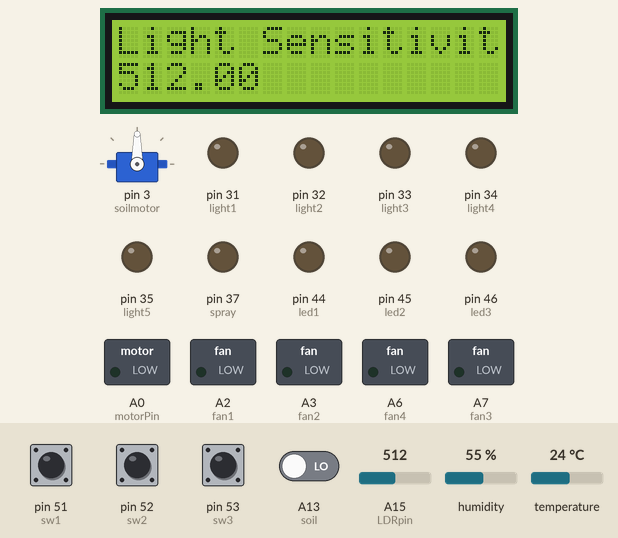
Simulated run of this sketch. Board: Arduino Mega 2560, built with avr-gcc and run on an emulated ATmega2560. Parts: 16×2 character LCD, servo, switched loads named in the sketch (green lamp = pin HIGH), output pins drawn as LEDs (lit = HIGH). The test bench sets the inputs (shaded band); at power-on: A13 (soil), pin 51 (sw1), pin 52 (sw2), pin 53 (sw3) LOW, humidity 55 %, A15 (LDRpin) = 512, temperature 24 °C.

Above: at 1.2 s.
1.3 s: humidity set to 51 %
At 3.8 s:
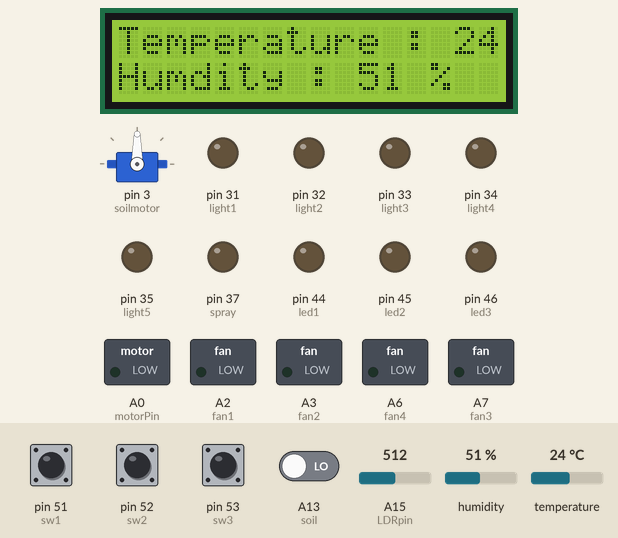
13.6 s: humidity set to 48 %
At 21.47 s:
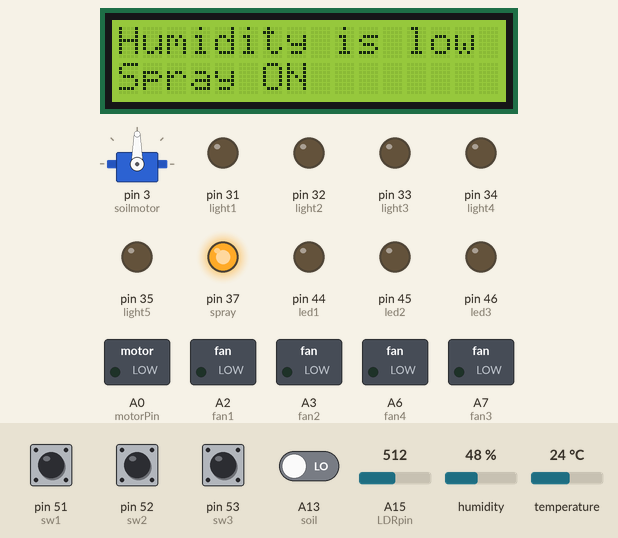
22.7 s: A15 (LDRpin) set to 484
At 35.1 s:
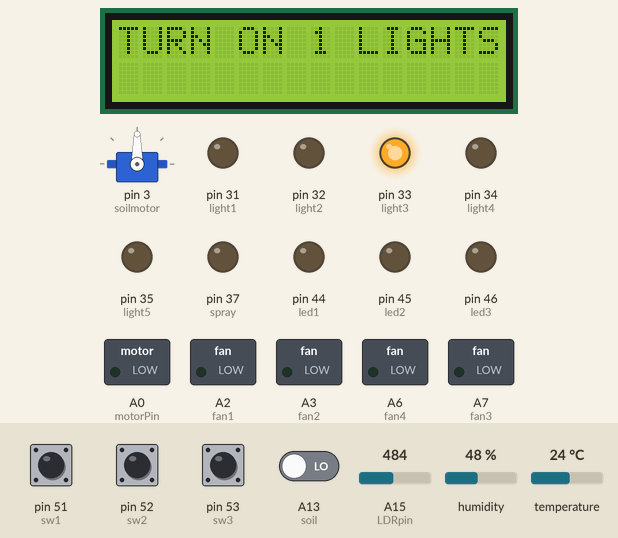
36.0 s: A13 (soil) driven HIGH
At 46.01 s:
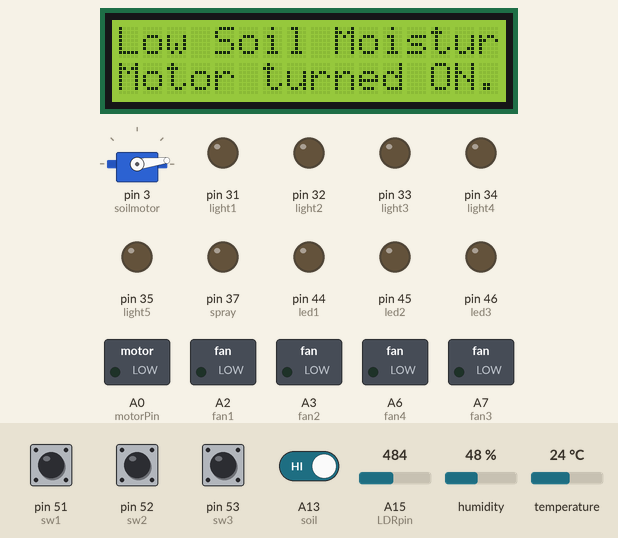
48.2 s: temperature set to 41 °C
57.2 s: temperature set to 38 °C
At 64.2 s:
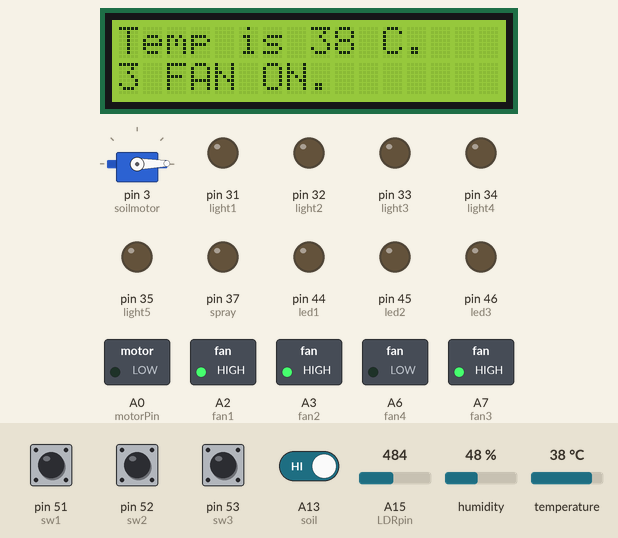
Timing chart, 0 to 65.7 s (numbered marks = the images above; inputs shaded):
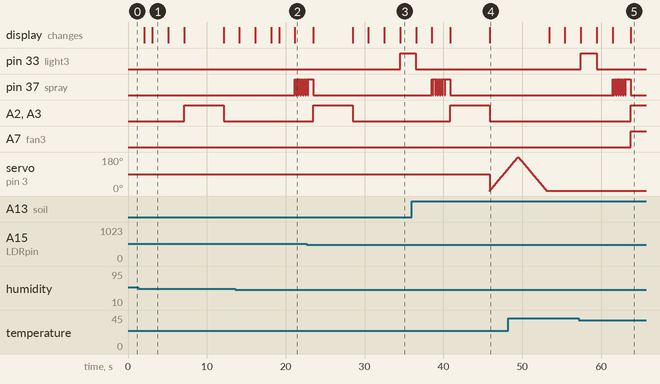

The sketch:

greenhousemonitor.ino
```cpp
#define LDRpin A15
#define light1 31
#define light2 32
#define light3 33
#define light4 34
#define light5 35

#define dhtpin A14
#define spray 37
#define blinkingtime 6
#define fan1 A2
#define fan2 A3
#define fan3 A7
#define fan4 A6

#define soilmotor 3
#define soil A13

#define sw1 51
#define sw2 52
#define sw3 53
#define led1 44
#define led2 45
#define led3 46


#include <LiquidCrystal.h>
#include <dht11.h>
#include <Servo.h>

//LCD
const int rs = 13, en = 12, d4 = 11, d5 = 10, d6 = 9, d7 = 8;
LiquidCrystal lcd(rs, en, d4, d5, d6, d7);

//LDR
int ldr = LDRpin;
float valueldr=0;

//WaterLevel
int motorPin= A0;
int x, y,z;

//DHT11
dht11 dht;
Servo soilservo;

int Fan1 = fan1;
int Fan2 = fan2;
int Fan3 = fan3;
int Fan4 = fan4;
int F1,F2,F3,F4 ;

void setup()
{
 Serial.begin(9600);
 //LCD
 lcd.begin(16, 2);
 lcd.setCursor(0, 1);
 lcd.clear();

 //LDR BULB
  pinMode(light1, OUTPUT);
  pinMode(light2, OUTPUT);
  pinMode(light3, OUTPUT);
  pinMode(light4, OUTPUT);
  pinMode(light5, OUTPUT);
  digitalWrite(light1, LOW);
  digitalWrite(light2, LOW);
  digitalWrite(light3, LOW);
  digitalWrite(light4, LOW);
  digitalWrite(light5, LOW);

  //DHT11
  pinMode(spray, OUTPUT);
  digitalWrite(spray, LOW);

  pinMode(fan1, OUTPUT);
  pinMode(fan2, OUTPUT);
  pinMode(fan3, OUTPUT);
  pinMode(fan4, OUTPUT);


  //soil
  soilservo.attach(soilmotor);

  //Water level
  pinMode(motorPin, OUTPUT);
  pinMode(sw1, INPUT);
  pinMode(sw2, INPUT);
  pinMode(sw3, INPUT);
  pinMode(led1, OUTPUT);
  pinMode(led2, OUTPUT);
  pinMode(led3, OUTPUT);
}

void loop() {
  //LDR
  lcd.setCursor(0, 0);
  lcd.print("Light Sensitivity : ");
  lcd.setCursor(0,1);
  valueldr = analogRead(ldr);
  lcd.print(valueldr);
  lcd.setCursor(0, 0);
  delay(2000);
  lcd.clear();
 if(valueldr <100.00)
  {
    lcd.print("TURN ON 5 LIGHTS");
    digitalWrite(light1, HIGH);
    digitalWrite(light2, HIGH);
    digitalWrite(light3, HIGH);
    digitalWrite(light4, HIGH);
    digitalWrite(light5, HIGH);
    delay(2000);
  }
  else if(valueldr <200.00)
  {
    lcd.print("TURN ON 3 LIGHTS");
    digitalWrite(light1, HIGH);
    digitalWrite(light2, LOW);
    digitalWrite(light3, HIGH);
    digitalWrite(light4, LOW);
    digitalWrite(light5, HIGH);
    delay(2000);
  }
  else if(valueldr <400.00)
  {
    lcd.print("TURN ON 2 LIGHTS");
    digitalWrite(light1, HIGH);
    digitalWrite(light2, LOW);
    digitalWrite(light3, LOW);
    digitalWrite(light4, LOW);
    digitalWrite(light5, HIGH);
    delay(2000);
  }
  else if(valueldr <500.00)
  {
    lcd.print("TURN ON 1 LIGHTS");
    digitalWrite(light1, LOW);
    digitalWrite(light2, LOW);
    digitalWrite(light3, HIGH);
    digitalWrite(light4, LOW);
    digitalWrite(light5, LOW);
    delay(2000);
  }
  else
  {
    lcd.print("LIGHTS TURNED OFF");
    digitalWrite(light1, LOW);
    digitalWrite(light2, LOW);
    digitalWrite(light3, LOW);
    digitalWrite(light4, LOW);
    digitalWrite(light5, LOW);
    delay(1000);
  }
    digitalWrite(light1, LOW);
    digitalWrite(light2, LOW);
    digitalWrite(light3, LOW);
    digitalWrite(light4, LOW);
    digitalWrite(light5, LOW);
    lcd.clear();

  //DHT11 humidity
  dht.read(dhtpin);
  lcd.setCursor(0,0);
  int humidity = dht.humidity;
  int temp = dht.temperature;
  lcd.print("Temperature : ");
  lcd.print(temp);
  lcd.print("C ");
  lcd.setCursor(0,1);
  lcd.print("Humdity : ");
  lcd.print(humidity);
  lcd.print(" % ");
  delay(2000);
  lcd.clear();
  if (humidity<50)
  {
    lcd.print("Humidity is low");
    lcd.setCursor(0,1);
    lcd.print("Spray ON");
    int count= blinkingtime;

    while(count--)
    {
      digitalWrite(spray, HIGH);
      delay(100);
      digitalWrite(spray, LOW);
      delay(100);
      digitalWrite(spray, HIGH);
      delay(100);
    }
    delay(500);
  }
  else
  {
    lcd.print("Humidity normal");
    lcd.setCursor(0,1);
    lcd.print("Spray OFF");
    delay(2000);
  }
  digitalWrite(spray, LOW);
  lcd.clear();

  //DHT11 temp

  if (temp<20)
  {
    lcd.print("Temp is ");
    lcd.print(temp);
    lcd.print(" C.");
    lcd.setCursor(0,1);
    lcd.print("All fan OFF.");
    digitalWrite(Fan1, LOW);
    digitalWrite(Fan2, LOW);
    digitalWrite(Fan3, LOW);
    digitalWrite(Fan4, LOW);
    delay(5000);
  }
  else if (temp<30)
  {
    //fan1
    lcd.print("Temp is ");
    lcd.print(temp);
    lcd.print(" C.");
    lcd.setCursor(0,1);
    lcd.print("2 FAN ON.");
    digitalWrite(Fan1, HIGH);
    digitalWrite(Fan2, HIGH);
    digitalWrite(Fan3, LOW);
    digitalWrite(Fan4, LOW);
    delay(5000);

  }
  else if (temp<40)
  {
    //fan1 &fan4
    lcd.print("Temp is ");
    lcd.print(temp);
    lcd.print(" C.");
    lcd.setCursor(0,1);
    lcd.print("3 FAN ON.");
    digitalWrite(Fan1, HIGH);
    digitalWrite(Fan2, HIGH);
    digitalWrite(Fan3, HIGH);
    digitalWrite(Fan4, LOW);
    delay(5000);


  }
  else
  {
    //all fan on
    lcd.print("Temp is ");
    lcd.print(temp);
    lcd.print(" C.");
    lcd.setCursor(0,1);
    lcd.print("All FAN ON");
    digitalWrite(Fan1, HIGH);
    digitalWrite(Fan2, HIGH);
    digitalWrite(Fan3, HIGH);
    digitalWrite(Fan4, HIGH);
    delay(5000);

  }
  lcd.clear();

    digitalWrite(Fan1, LOW);
    digitalWrite(Fan2, LOW);
    digitalWrite(Fan3, LOW);
    digitalWrite(Fan4, LOW);


 //BC547

 if (digitalRead(soil)==1)
 {
     lcd.clear();
     lcd.print("Low Soil Moisture.");
     lcd.setCursor(0,1);
     lcd.print("Motor turned ON.");

     for(int i = 0; i <= 180; ++i)
    {

      soilservo.write(i);
      delay(20);
    }
    for(int i = 180; i >0; i--)
    {

      soilservo.write(i);
      delay(20);
    }
    delay(300);


 }
 if (digitalRead(soil)==0)
 {
     lcd.clear();
     lcd.print("Soil Moisture Normal.");
     lcd.setCursor(0,1);
     lcd.print("Motor turned OFF.");
     delay(2000);
 }

 //WaterLevel
 x= digitalRead(sw1);
 y= digitalRead(sw2);
 z= digitalRead(sw3);

// if(x==HIGH && y==LOW && z== LOW)

if (z==HIGH && y==HIGH && x==HIGH)
   digitalWrite(led1,HIGH);
if (z==HIGH && y==HIGH && x==LOW)
   digitalWrite(led2,HIGH);
if (z==HIGH && x==LOW && y==LOW)
  digitalWrite(led3,HIGH);

if (z==HIGH && x==LOW && y==LOW)
 {
     lcd.clear();
     lcd.print("Low Water level.");
     lcd.setCursor(0,1);
     lcd.print("Motor turned ON.");
     digitalWrite(motorPin, HIGH);
     delay(2000);
 }
  else if (z==HIGH && y==HIGH && x==LOW)
 {
     lcd.clear();
     lcd.print("Medium Water level.");
     lcd.setCursor(0,1);
     lcd.print("Motor is ON.");
     digitalWrite(motorPin, HIGH);
     delay(2000);
 }
 else if (z==HIGH && y==HIGH && x==HIGH)
 {
      lcd.clear();
     lcd.print("Water Tank Full.");
     lcd.setCursor(0,1);
     lcd.print("Motor is Off.");
     digitalWrite(motorPin, LOW);

     delay(2000);
 }
 else
 {
     lcd.clear();
     lcd.print("Water Tank Full.");
     lcd.setCursor(0,1);
     lcd.print("Motor is Off.");
     digitalWrite(motorPin, LOW);

     delay(2000);
 }
  digitalWrite(led1, LOW);
  digitalWrite(led2,LOW);
  digitalWrite(led3,LOW);
  digitalWrite(motorPin, LOW);

lcd.clear();
}
```

Measured:
- the behaviour switches between 50 and 49 % on humidity (found by bisection; images 1 and 2)
- the behaviour switches between 500 and 499 on A15 (LDRpin) (found by bisection; images 2 and 3)
- after the input at 13.6 s, pin 37 (spray): LOW → HIGH after 7.6 s, then repeats every 0.30 s: LOW 0.10 s, HIGH 0.20 s
- after the input at 22.7 s, pin 33 (light3): LOW → HIGH after 11.8 s
- after the input at 36.0 s, the display: first differs from a run without the input after 9.9 s (image 4)
- after the input at 57.2 s, A6 (fan4): stays LOW (without the input it goes to HIGH after 6.6 s)
- what the display in image 1 shows lasts 2.0 s, from 3.1 s to 5.1 s
